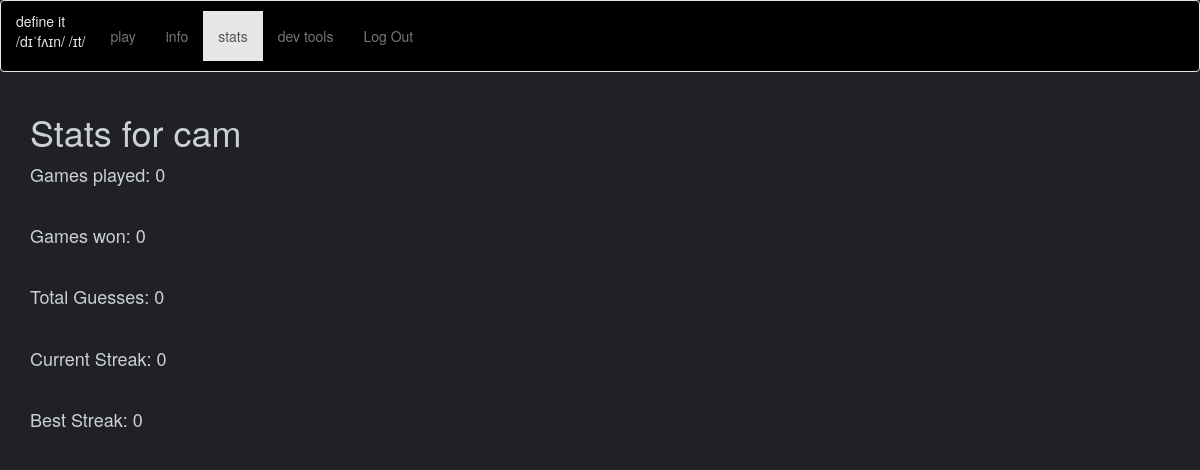
Before: /stats (signed in) with the older database file.
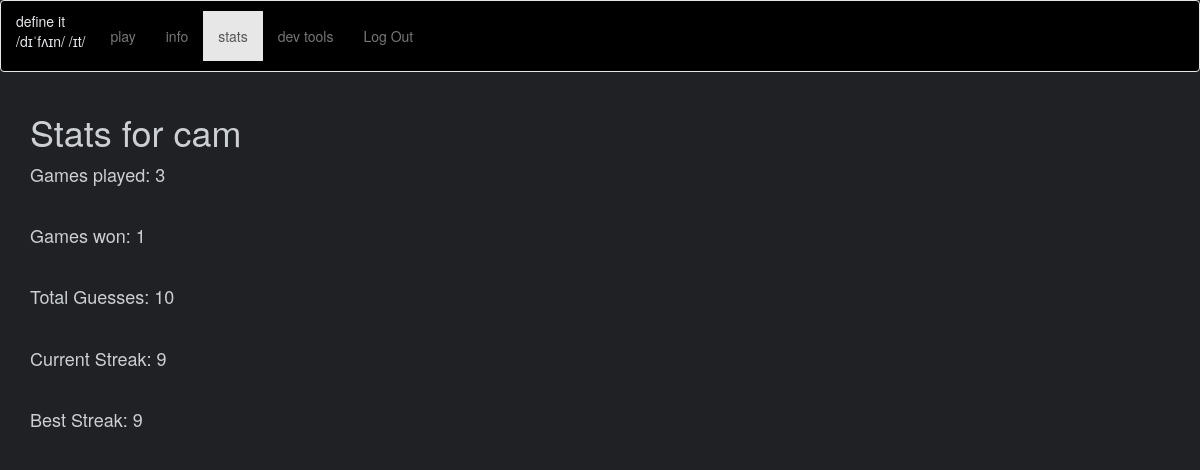
After: the same page with the newer database file.
### app/models.py (models this page shows, shortened)
class User(UserMixin, db.Model):
    id = db.Column(db.Integer, primary_key=True)
    username = db.Column(db.String(64), index=True, unique=True)
    password_hash = db.Column(db.String(128))
    gamesPlayed = db.Column(db.Integer)
    gamesWon = db.Column(db.Integer)
    totalGuesses = db.Column(db.Integer)
    currentStreak = db.Column(db.Integer)
    bestStreak = db.Column(db.Integer)
    todayGuesses = db.Column(db.Integer)
    todayCorrect = db.Column(db.Integer)
    isAdmin = db.Column(db.Boolean)

### app/routes.py (the view)
@app.route('/stats')
@login_required
def stats():
    return render_template("stats.html", title="Stats")

### app/models.py (called while the page is built)
@login.user_loader
def load_user(id):
    return User.query.get(int(id))

### app/templates/stats.html (shortened to what this page needs)
<!DOCTYPE html>
<html lang="en">
<link rel="stylesheet" href="https://maxcdn.bootstrapcdn.com/bootstrap/3.4.1/css/bootstrap.min.css">
<head>
    <link rel="stylesheet" href="{{ url_for('static',
    filename='style.css') }}">
</head>
<nav class="navbar navbar-default h-100">
    <div class="container-fluid">
      <div class="navbar-header">
        define it<br>
        <p1>/dɪˈfʌɪn/ /ɪt/</p1>
      </div>
      <ul class="nav navbar-nav" style="padding: 10px;">
        <li><a href="{{ url_for('index') }}">play</a></li>
        <li><a href="{{ url_for('introduction') }}">info</a></li>
        <li class="active"><a href="{{ url_for('stats') }}">stats</a></li>
        <li><a href="{{ url_for('admincheck') }}">dev tools</a></li>
        <li>
            {% if current_user.is_anonymous %}
            <a href="{{ url_for('login') }}">Log In</a>
            {% else %}
            <a href="{{ url_for('logout') }}">Log Out</a>
            {% endif %}
        </li>
      </ul>
    </div>
  </nav>
  <div class="container">
    <h1>Stats for {{ current_user.username }}</h1>
    <div id="statsDisplay" class="statsform">
        <p>Games played: {{ current_user.gamesPlayed }}</p>
        <br>
        <p>Games won: {{ current_user.gamesWon }}</p>
        <br>
        <p>Total Guesses: {{ current_user.totalGuesses }}</p>
        <br>
        <p>Current Streak: {{ current_user.currentStreak }}</p>
        <br>
        <p>Best Streak: {{ current_user.bestStreak }}</p>
    </div>
  </div>
<html

### app/static/style.css (style rules this page uses)
.container { animation-timing-function: ease; animation-name: example; animation-duration: 2s; }
.navbar-header { animation-play-state: paused; opacity: 1 !important; margin-top: auto; margin-bottom: auto; padding-top: 10px; color: #e8eaed; }
.navbar { animation-play-state: paused; opacity: 1; background-color: rgb(0, 0, 0); }
.statsform { font-size: large; }

Changed rows visible on the page:
changed User "cam": gamesPlayed "0" → "3"; gamesWon "0" → "1"; totalGuesses "0" → "10"; currentStreak "0" → "9"; bestStreak "0" → "9"
